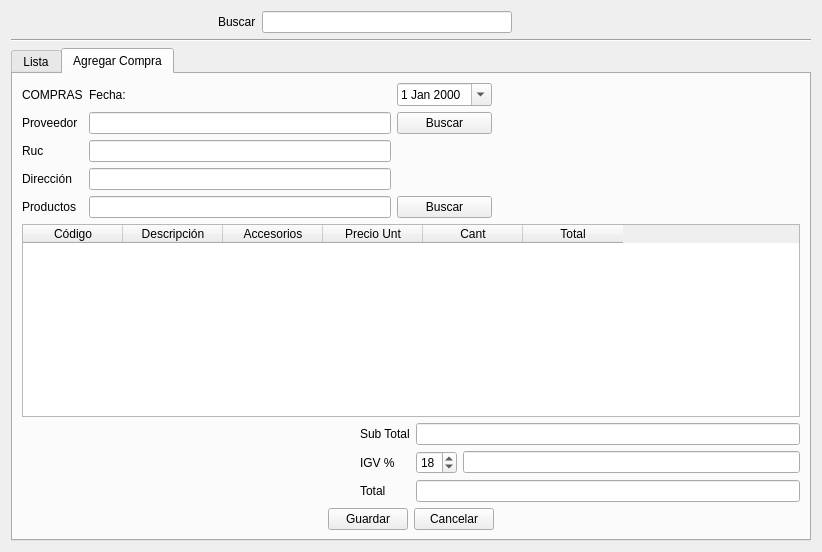
<?xml version="1.0" encoding="UTF-8"?>
<ui version="4.0">
 <class>compras</class>
 <widget class="QWidget" name="compras">
  <property name="geometry">
   <rect>
    <x>0</x>
    <y>0</y>
    <width>822</width>
    <height>552</height>
   </rect>
  </property>
  <property name="windowTitle">
   <string>Form</string>
  </property>
  <layout class="QGridLayout" name="gridLayout_9">
   <item row="0" column="0">
    <layout class="QVBoxLayout" name="verticalLayout_4"/>
   </item>
   <item row="2" column="1" colspan="6">
    <widget class="Line" name="line">
     <property name="orientation">
      <enum>Qt::Horizontal</enum>
     </property>
    </widget>
   </item>
   <item row="3" column="1" colspan="6">
    <layout class="QGridLayout" name="gridLayout_10">
     <item row="0" column="0">
      <widget class="QTabWidget" name="tabWidget">
       <property name="currentIndex">
        <number>1</number>
       </property>
       <widget class="QWidget" name="List">
        <attribute name="title">
         <string>Lista</string>
        </attribute>
        <layout class="QGridLayout" name="gridLayout_6">
         <item row="0" column="0">
          <layout class="QGridLayout" name="gridLayout_4">
           <item row="0" column="0">
            <layout class="QGridLayout" name="gridLayout_3">
             <item row="0" column="0">
              <layout class="QGridLayout" name="gridLayout_2">
               <item row="0" column="0">
                <widget class="QLabel" name="label_2">
                 <property name="sizePolicy">
                  <sizepolicy hsizetype="Fixed" vsizetype="Preferred">
                   <horstretch>0</horstretch>
                   <verstretch>0</verstretch>
                  </sizepolicy>
                 </property>
                 <property name="text">
                  <string>Lista de Compras</string>
                 </property>
                </widget>
               </item>
              </layout>
             </item>
             <item row="2" column="0">
              <layout class="QGridLayout" name="gridLayout">
               <item row="0" column="0">
                <spacer name="horizontalSpacer_2">
                 <property name="orientation">
                  <enum>Qt::Horizontal</enum>
                 </property>
                 <property name="sizeHint" stdset="0">
                  <size>
                   <width>40</width>
                   <height>20</height>
                  </size>
                 </property>
                </spacer>
               </item>
               <item row="0" column="1">
                <widget class="QPushButton" name="pushButton_ver_compra">
                 <property name="sizePolicy">
                  <sizepolicy hsizetype="Fixed" vsizetype="Fixed">
                   <horstretch>0</horstretch>
                   <verstretch>0</verstretch>
                  </sizepolicy>
                 </property>
                 <property name="text">
                  <string>Ver</string>
                 </property>
                 <property name="icon">
                  <iconset resource="../Icons/Icons.qrc">
                   <normaloff>:/Icons/1349716430_zoom.png</normaloff>:/Icons/1349716430_zoom.png</iconset>
                 </property>
                 <property name="flat">
                  <bool>true</bool>
                 </property>
                </widget>
               </item>
               <item row="0" column="2">
                <widget class="QPushButton" name="pushButton_eliminar_compra">
                 <property name="sizePolicy">
                  <sizepolicy hsizetype="Fixed" vsizetype="Fixed">
                   <horstretch>0</horstretch>
                   <verstretch>0</verstretch>
                  </sizepolicy>
                 </property>
                 <property name="text">
                  <string>Deshabilitar</string>
                 </property>
                 <property name="icon">
                  <iconset resource="../Icons/Icons.qrc">
                   <normaloff>:/Icons/1349716432_round_minus.png</normaloff>:/Icons/1349716432_round_minus.png</iconset>
                 </property>
                 <property name="flat">
                  <bool>true</bool>
                 </property>
                </widget>
               </item>
              </layout>
             </item>
             <item row="1" column="0">
              <widget class="QTableWidget" name="tableWidget_Compras">
               <column>
                <property name="text">
                 <string>Fecha</string>
                </property>
               </column>
               <column>
                <property name="text">
                 <string>Razón Social</string>
                </property>
               </column>
               <column>
                <property name="text">
                 <string>Monto Total</string>
                </property>
               </column>
              </widget>
             </item>
            </layout>
           </item>
          </layout>
         </item>
        </layout>
       </widget>
       <widget class="QWidget" name="agregar">
        <attribute name="icon">
         <iconset resource="../Icons/Icons.qrc">
          <normaloff>:/Icons/1349716383_monotone_plus_add_round.png</normaloff>:/Icons/1349716383_monotone_plus_add_round.png</iconset>
        </attribute>
        <attribute name="title">
         <string>Agregar Compra</string>
        </attribute>
        <layout class="QGridLayout" name="gridLayout_11">
         <item row="0" column="0">
          <layout class="QGridLayout" name="gridLayout_8">
           <item row="0" column="0">
            <layout class="QGridLayout" name="gridLayout_5">
             <item row="1" column="0">
              <widget class="QLabel" name="label_4">
               <property name="text">
                <string>Proveedor</string>
               </property>
              </widget>
             </item>
             <item row="1" column="1">
              <widget class="QLineEdit" name="lineEdit_proveedor"/>
             </item>
             <item row="1" column="2">
              <widget class="QPushButton" name="pushButton_buscar_proveedor">
               <property name="text">
                <string>Buscar</string>
               </property>
              </widget>
             </item>
             <item row="2" column="0">
              <widget class="QLabel" name="label_5">
               <property name="text">
                <string>Ruc</string>
               </property>
              </widget>
             </item>
             <item row="2" column="1">
              <widget class="QLineEdit" name="lineEdit_ruc"/>
             </item>
             <item row="3" column="0">
              <widget class="QLabel" name="label_6">
               <property name="text">
                <string>Dirección</string>
               </property>
              </widget>
             </item>
             <item row="3" column="1">
              <widget class="QLineEdit" name="lineEdit_direccion"/>
             </item>
             <item row="4" column="0">
              <widget class="QLabel" name="label_7">
               <property name="text">
                <string>Productos</string>
               </property>
              </widget>
             </item>
             <item row="4" column="1">
              <widget class="QLineEdit" name="lineEdit_productos"/>
             </item>
             <item row="4" column="2">
              <widget class="QPushButton" name="pushButton_buscar_producto">
               <property name="text">
                <string>Buscar</string>
               </property>
              </widget>
             </item>
             <item row="0" column="0">
              <layout class="QHBoxLayout" name="horizontalLayout">
               <item>
                <widget class="QLabel" name="label">
                 <property name="text">
                  <string>COMPRAS</string>
                 </property>
                </widget>
               </item>
              </layout>
             </item>
             <item row="0" column="2">
              <widget class="QDateEdit" name="dateEdit">
               <property name="calendarPopup">
                <bool>true</bool>
               </property>
              </widget>
             </item>
             <item row="0" column="1">
              <widget class="QLabel" name="label_11">
               <property name="text">
                <string>Fecha:</string>
               </property>
              </widget>
             </item>
             <item row="2" column="2" colspan="2">
              <spacer name="horizontalSpacer_12">
               <property name="orientation">
                <enum>Qt::Horizontal</enum>
               </property>
               <property name="sizeHint" stdset="0">
                <size>
                 <width>40</width>
                 <height>20</height>
                </size>
               </property>
              </spacer>
             </item>
             <item row="3" column="2" colspan="2">
              <spacer name="horizontalSpacer_13">
               <property name="orientation">
                <enum>Qt::Horizontal</enum>
               </property>
               <property name="sizeHint" stdset="0">
                <size>
                 <width>40</width>
                 <height>20</height>
                </size>
               </property>
              </spacer>
             </item>
             <item row="1" column="3">
              <spacer name="horizontalSpacer_14">
               <property name="orientation">
                <enum>Qt::Horizontal</enum>
               </property>
               <property name="sizeHint" stdset="0">
                <size>
                 <width>40</width>
                 <height>20</height>
                </size>
               </property>
              </spacer>
             </item>
             <item row="0" column="3">
              <spacer name="horizontalSpacer_16">
               <property name="orientation">
                <enum>Qt::Horizontal</enum>
               </property>
               <property name="sizeHint" stdset="0">
                <size>
                 <width>40</width>
                 <height>20</height>
                </size>
               </property>
              </spacer>
             </item>
            </layout>
           </item>
           <item row="0" column="1" rowspan="3">
            <layout class="QVBoxLayout" name="verticalLayout"/>
           </item>
           <item row="1" column="0">
            <widget class="QTableWidget" name="tableWidget__items_productos">
             <column>
              <property name="text">
               <string>Código</string>
              </property>
             </column>
             <column>
              <property name="text">
               <string>Descripción</string>
              </property>
             </column>
             <column>
              <property name="text">
               <string>Accesorios</string>
              </property>
             </column>
             <column>
              <property name="text">
               <string>Precio Unt</string>
              </property>
             </column>
             <column>
              <property name="text">
               <string>Cant</string>
              </property>
             </column>
             <column>
              <property name="text">
               <string>Total</string>
              </property>
             </column>
            </widget>
           </item>
           <item row="2" column="0">
            <layout class="QGridLayout" name="gridLayout_7">
             <item row="0" column="0">
              <spacer name="horizontalSpacer_9">
               <property name="orientation">
                <enum>Qt::Horizontal</enum>
               </property>
               <property name="sizeHint" stdset="0">
                <size>
                 <width>40</width>
                 <height>20</height>
                </size>
               </property>
              </spacer>
             </item>
             <item row="0" column="1">
              <widget class="QLabel" name="label_8">
               <property name="text">
                <string>Sub Total</string>
               </property>
              </widget>
             </item>
             <item row="0" column="2" colspan="2">
              <widget class="QLineEdit" name="lineEdit_subtotal"/>
             </item>
             <item row="1" column="0">
              <spacer name="horizontalSpacer_10">
               <property name="orientation">
                <enum>Qt::Horizontal</enum>
               </property>
               <property name="sizeHint" stdset="0">
                <size>
                 <width>40</width>
                 <height>20</height>
                </size>
               </property>
              </spacer>
             </item>
             <item row="1" column="1">
              <widget class="QLabel" name="label_9">
               <property name="text">
                <string>IGV %</string>
               </property>
              </widget>
             </item>
             <item row="1" column="3">
              <widget class="QLineEdit" name="lineEdit_igv"/>
             </item>
             <item row="2" column="0">
              <spacer name="horizontalSpacer_11">
               <property name="orientation">
                <enum>Qt::Horizontal</enum>
               </property>
               <property name="sizeHint" stdset="0">
                <size>
                 <width>40</width>
                 <height>20</height>
                </size>
               </property>
              </spacer>
             </item>
             <item row="2" column="1">
              <widget class="QLabel" name="label_10">
               <property name="text">
                <string>Total</string>
               </property>
              </widget>
             </item>
             <item row="2" column="2" colspan="2">
              <widget class="QLineEdit" name="lineEdit_total"/>
             </item>
             <item row="1" column="2">
              <widget class="QSpinBox" name="spinBox">
               <property name="value">
                <number>18</number>
               </property>
              </widget>
             </item>
            </layout>
           </item>
          </layout>
         </item>
         <item row="1" column="0">
          <layout class="QHBoxLayout" name="horizontalLayout_20">
           <item>
            <spacer name="horizontalSpacer_3">
             <property name="orientation">
              <enum>Qt::Horizontal</enum>
             </property>
             <property name="sizeHint" stdset="0">
              <size>
               <width>40</width>
               <height>20</height>
              </size>
             </property>
            </spacer>
           </item>
           <item>
            <widget class="QPushButton" name="pushButton_guardar">
             <property name="text">
              <string>Guardar</string>
             </property>
            </widget>
           </item>
           <item>
            <widget class="QPushButton" name="pushButton_cancelar">
             <property name="text">
              <string>Cancelar</string>
             </property>
            </widget>
           </item>
           <item>
            <spacer name="horizontalSpacer">
             <property name="orientation">
              <enum>Qt::Horizontal</enum>
             </property>
             <property name="sizeHint" stdset="0">
              <size>
               <width>40</width>
               <height>20</height>
              </size>
             </property>
            </spacer>
           </item>
          </layout>
         </item>
        </layout>
       </widget>
      </widget>
     </item>
    </layout>
   </item>
   <item row="1" column="1">
    <spacer name="horizontalSpacer_5">
     <property name="orientation">
      <enum>Qt::Horizontal</enum>
     </property>
     <property name="sizeHint" stdset="0">
      <size>
       <width>211</width>
       <height>20</height>
      </size>
     </property>
    </spacer>
   </item>
   <item row="1" column="6">
    <spacer name="horizontalSpacer_6">
     <property name="orientation">
      <enum>Qt::Horizontal</enum>
     </property>
     <property name="sizeHint" stdset="0">
      <size>
       <width>211</width>
       <height>20</height>
      </size>
     </property>
    </spacer>
   </item>
   <item row="1" column="4">
    <widget class="QPushButton" name="pushButton_5">
     <property name="text">
      <string/>
     </property>
     <property name="icon">
      <iconset resource="../Icons/Icons.qrc">
       <normaloff>:/Icons/1349716430_zoom.png</normaloff>:/Icons/1349716430_zoom.png</iconset>
     </property>
     <property name="flat">
      <bool>true</bool>
     </property>
    </widget>
   </item>
   <item row="1" column="2">
    <widget class="QLabel" name="label_3">
     <property name="text">
      <string>Buscar</string>
     </property>
    </widget>
   </item>
   <item row="1" column="5">
    <widget class="QPushButton" name="pushButton_6">
     <property name="text">
      <string/>
     </property>
     <property name="icon">
      <iconset resource="../Icons/Icons.qrc">
       <normaloff>:/Icons/1349716435_cog.png</normaloff>:/Icons/1349716435_cog.png</iconset>
     </property>
     <property name="flat">
      <bool>true</bool>
     </property>
    </widget>
   </item>
   <item row="1" column="3">
    <widget class="QLineEdit" name="lineEdit">
     <property name="minimumSize">
      <size>
       <width>250</width>
       <height>0</height>
      </size>
     </property>
     <property name="maximumSize">
      <size>
       <width>250</width>
       <height>16777215</height>
      </size>
     </property>
    </widget>
   </item>
  </layout>
 </widget>
 <resources>
  <include location="../Icons/Icons.qrc"/>
 </resources>
 <connections/>
</ui>
